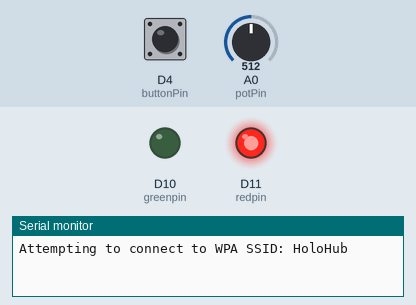
Recording of a sketch running on a simulated Arduino MKR. On the bench: output pins drawn as LEDs (lit = HIGH), the last lines printed to the serial monitor. Inputs (shaded band) come from the test bench; at power-on: D4 (buttonPin) HIGH, A0 (potPin) = 512. WiFi joins after 1.5 s; servers stay silent unless stated; no MQTT or app messages arrive unless stated.

Above: at 0.1 s.
At 1.6 s:
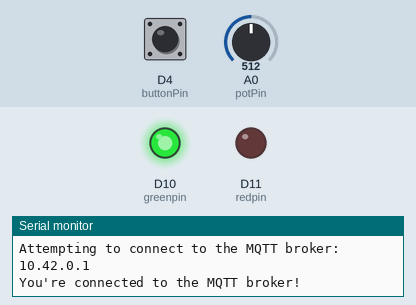
Timing chart, 0 to 3.1 s (numbered marks = the images above):
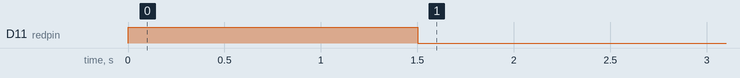

The sketch:

mqtt_client_sender.ino
```cpp
#include <ArduinoMqttClient.h>
#include <WiFiNINA.h>
#include <ArduinoJson.h>
#include <Wire.h>
#include <SPI.h>
#include <Adafruit_PN532.h>
#include "wifi_secrets.h"
#include "broker_conf.h"
#include "client_conf.h"

char ssid[] = SECRET_SSID;
char pass[] = SECRET_PASS;

WiFiClient wifiClient;
MqttClient mqttClient(wifiClient);

// MQTT Broker Setup
const char broker[] = BROKER_URL;
int port = BROKER_PORT;
const char topic[] = BROKER_TOPIC;

// Wi-Fi Status LED Setup
int redpin = 11;
int greenpin = 10;

// Button Setup
const int buttonPin = 4;
bool doButtonTask = false;

// Potenzimeter Setup
const int potPin = A0;
int oldPotValue;
const int hysteresisThreshold = 25;

// NFC Setup
#define PN532_IRQ (2)
#define PN532_RESET (3)

bool nfcAvailable = false;
bool hasNoNfcCard = true;
unsigned long previousMillis = 0;
const long interval = 5000;

uint8_t lastCard[] = { 0, 0, 0, 0, 0, 0, 0 };

Adafruit_PN532 nfc(PN532_IRQ, PN532_RESET);

// Create a JSON buffer
const size_t bufferSize = JSON_OBJECT_SIZE(3);
StaticJsonDocument<bufferSize> jsonDocument;
JsonObject jsonObject = jsonDocument.to<JsonObject>();

void setup() {
  Serial.begin(115200);
  while (!Serial) {
    ;  // wait for serial port to connect. Needed for native USB port only
  }

  setup_wifi();
  setup_mqtt();
  setup_button();
  setup_nfc();
  pinMode(redpin, OUTPUT);
  pinMode(greenpin, OUTPUT);
}

void loop() {
  unsigned long currentMillis = millis();
  do_poti_function();
  do_button_function();
  if (currentMillis - previousMillis >= interval) {
    previousMillis = currentMillis;
    do_nfc_function();
  }
}

void setup_wifi() {
  Serial.print("Attempting to connect to WPA SSID: ");
  Serial.println(ssid);
  analogWrite(redpin, 255);
  analogWrite(greenpin, 0);
  while (WiFi.begin(ssid, pass) != WL_CONNECTED) {
    // failed, retry
    Serial.print(".");
    delay(5000);
  }
  analogWrite(redpin, 0);
  analogWrite(greenpin, 255);
  Serial.println("You're connected to the network");
}

void setup_mqtt() {
  mqttClient.setId(CLIENT_ID);
  Serial.print("Attempting to connect to the MQTT broker: ");
  Serial.println(broker);

  while (!mqttClient.connect(broker, port)) {
    Serial.print("MQTT connection failed! Error code = ");
    Serial.println(mqttClient.connectError());
    delay(2000);
  }
  Serial.println("You're connected to the MQTT broker!");
}

void setup_button() {
  pinMode(buttonPin, INPUT);
  attachInterrupt(digitalPinToInterrupt(buttonPin), doButtonInterrupt, FALLING);
}

void setup_nfc() {
  nfc.begin();

  uint32_t versiondata = nfc.getFirmwareVersion();
  if (!versiondata) {
    Serial.print("Didn't find PN53x board");
  } else {
    nfcAvailable = true;
  }
}

void doButtonInterrupt() {
  doButtonTask = true;
}

void do_button_function() {
  if (doButtonTask) {
    send_mqtt_message(1, "");
    doButtonTask = false;
  }
}

void do_poti_function() {
  int sensorValue = analogRead(potPin);
  if (abs(sensorValue - oldPotValue) > hysteresisThreshold) {
    oldPotValue = sensorValue;
    send_mqtt_message(2, String(sensorValue));
  }
}

void do_nfc_function() {
  if (nfcAvailable) {
    uint8_t success;
    uint8_t uid[] = { 0, 0, 0, 0, 0, 0, 0 };
    uint8_t uidLength;
    success = nfc.readPassiveTargetID(PN532_MIFARE_ISO14443A, uid, &uidLength, 50);

    if (success) {
      if (memcmp(uid, lastCard, sizeof(uid))) {
        String uidString = byteArrayToString(uid, sizeof(uid));
        send_mqtt_message(3, uidString);
        memcpy(lastCard, uid, sizeof(uid));
      }
      hasNoNfcCard = false;
    } else {
      if (!hasNoNfcCard) {
        send_mqtt_message(3, "");
        hasNoNfcCard = true;
        memcpy(lastCard, uid, sizeof(uid));
      }
    }
  }
}

String byteArrayToString(uint8_t* byteArray, size_t size) {
  String result = "";

  for (size_t i = 0; i < size; i++) {
    char hexString[3];
    sprintf(hexString, "%02X", byteArray[i]);

    result += hexString;
  }

  return result;
}

void send_mqtt_message(int id, String data) {
  jsonObject["id"] = id;
  jsonObject["timestamp"] = millis();
  jsonObject["data"] = data.c_str();

  String jsonString;
  serializeJson(jsonDocument, jsonString);

  checkConnection();

  if (mqttClient.connected()) {
    if (mqttClient.beginMessage(topic)) {
      mqttClient.print(jsonString.c_str());
      if (mqttClient.endMessage()) {
      } else {
        Serial.print("Error in MQTT endMessage: ");
        Serial.println(mqttClient.connectError());
      }
    } else {
      Serial.print("Error in MQTT beginMessage: ");
      Serial.println(mqttClient.connectError());
    }
  } else {
    Serial.println("error");
    checkConnection();
    send_mqtt_message(id, data);
  }
}

void checkConnection() {
  if (WiFi.status() != WL_CONNECTED) {
    setup_wifi();
  }
  if (!mqttClient.connected()) {
    setup_mqtt();
  }
}
```

broker_conf.h
```cpp
#define BROKER_URL "10.42.0.1"
#define BROKER_PORT 1883
#define BROKER_TOPIC "arduino/data"
```

client_conf.h
```cpp
#define CLIENT_ID "Arduino"
```

wifi_secrets.h
```cpp
#define SECRET_SSID "HoloHub"
#define SECRET_PASS "b7ws2324"
```
